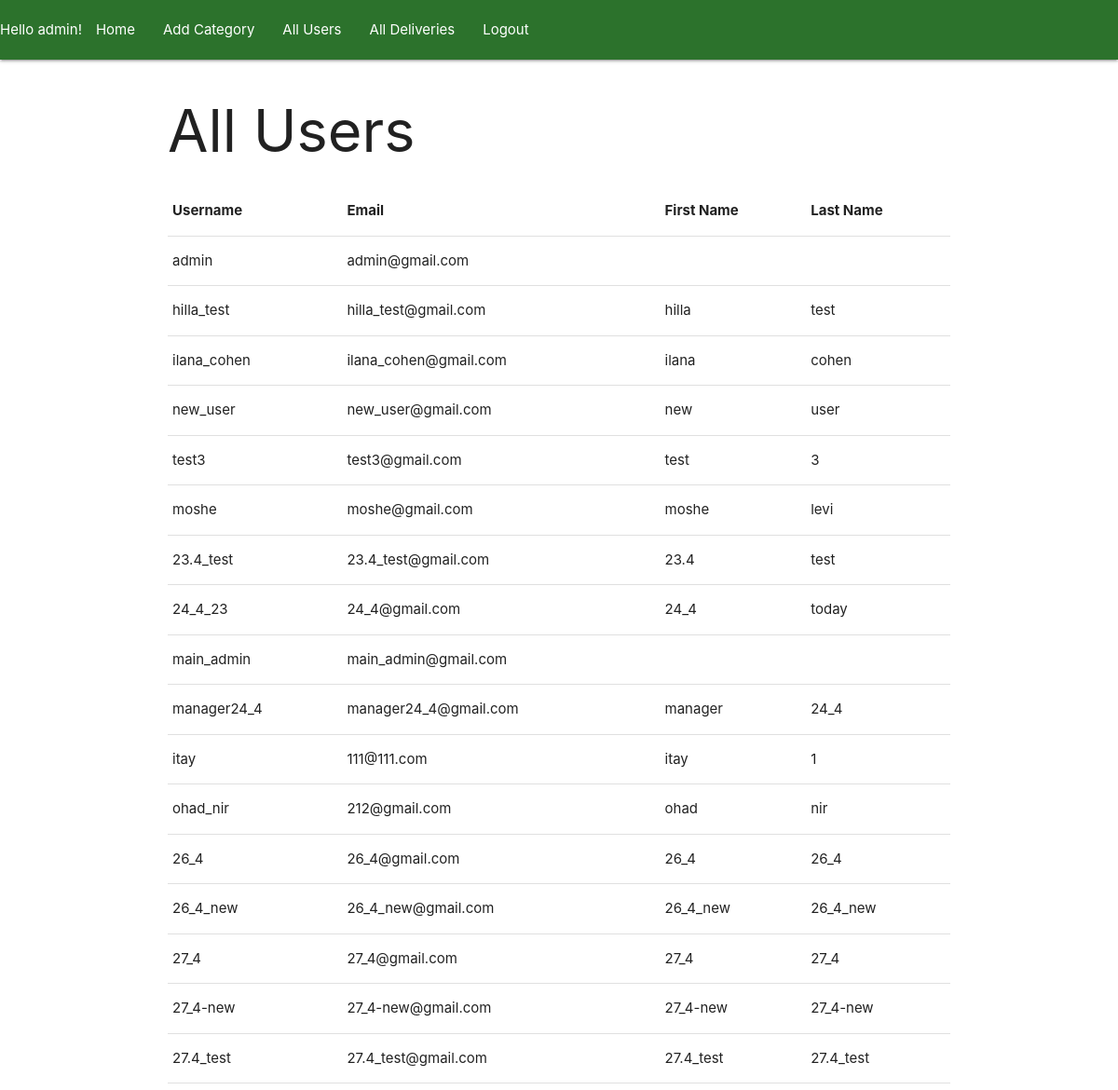
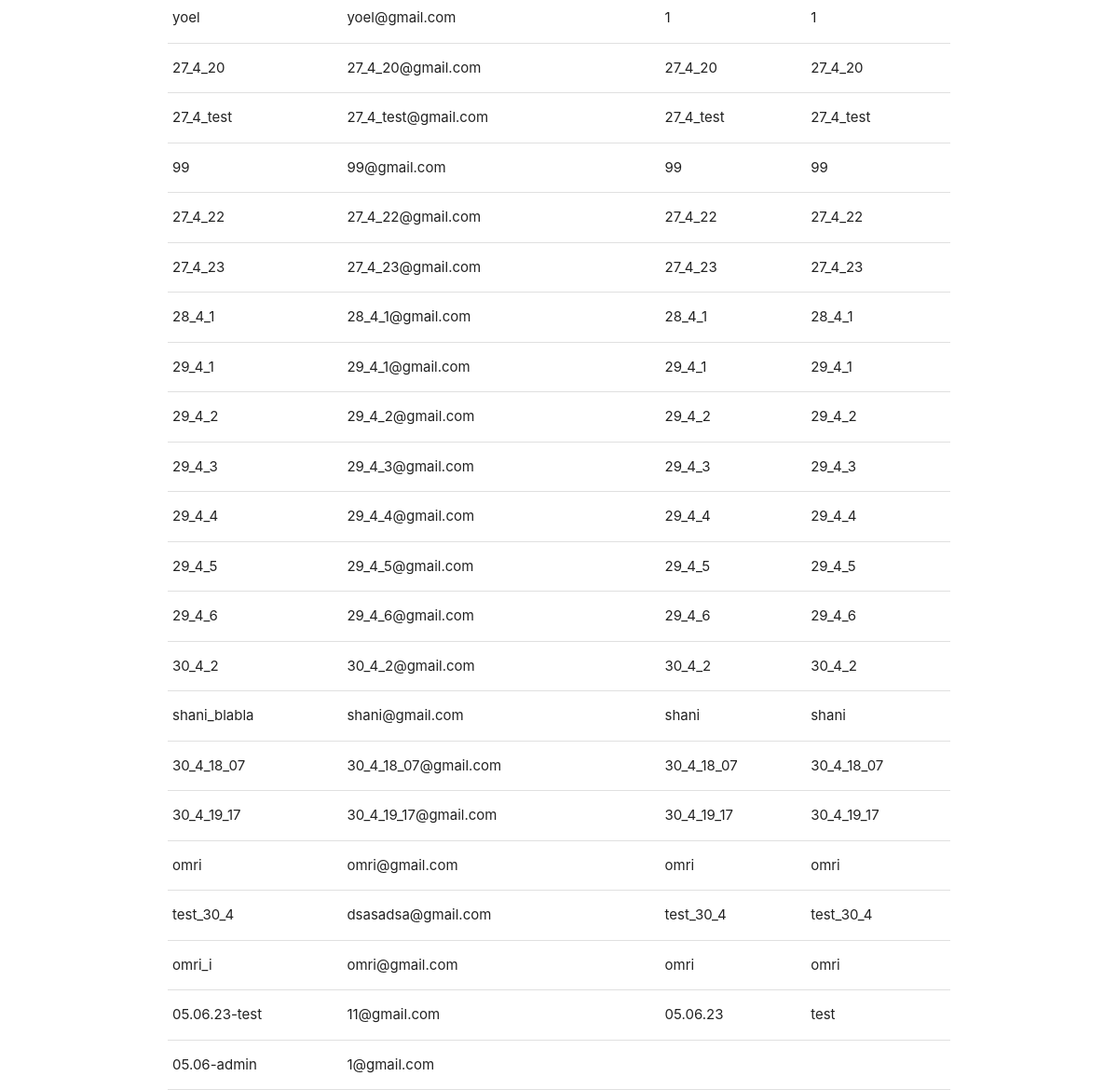
The app's page /all_users/ (signed in) with its own data (2 pictures, top to bottom).
### orders/models.py (models this page shows)
class User(AbstractUser):
    def __str__(self):
        return self.username

### manager/views.py (the view)
# urls.py: path('all_users/',views.all_users,name="all_users"),
@staff_member_required(login_url="all_categories")
def all_users(request):
    users = User.objects.all()
    return render(request, 'manager/all_users.html', {"users" : users})

### manager/templates/manager/all_users.html (shortened to what this page needs)
{% extends 'base.html' %}
{% block content %}
<h1>All Users</h1>
<table>
  <tr>
    <th>Username</th>
    <th>Email</th>
    <th>First Name</th>
    <th>Last Name</th>
  </tr>
  {% for user in users %}
  <tr>
    <td>{{ user.username }}</td>
    <td>{{ user.email }}</td>
    <td>{{ user.first_name }}</td>
    <td>{{ user.last_name }}</td>
  </tr>
  {% endfor %}
</table>
{% endblock %}

### templates/base.html (shortened to what this page needs)
{% load static %}
<!DOCTYPE html>
<html lang="en">
<head>
    <link rel="stylesheet" href="{% static 'materialize.css' %}">
</head>
<body>
    {% include 'nav.html' %}
    <div class="container">
        {% block content %}
        {% endblock content %}
    </div>
</body>
</html>

### templates/nav.html
<nav style="background-color: rgb(44, 114, 44);">
    <div class="nav-wrapper">
      <ul>
        {% if user.is_authenticated %}
          <li>Hello {{user.username}}!</a></li>
          <li><a href="{% url 'all_categories'%}">Home</a></li>
          {% if user.is_staff %}
            <li><a href="{% url 'add_category' %}">Add Category</a></li>
            <li><a href="{% url 'all_users' %}">All Users</a></li>
            <li><a href="{% url 'all_deliveries' %}">All Deliveries</a></li>
          {% else %}
          <li><a href="{% url 'update_user' id=user.id %}">Update Your Details</a></li>
          <li><a href="{% url 'show_cart' %}">Your Current Cart</a></li>
          <li><a href="{% url 'order_history' %}">Previous Orders</a></li>
          {% endif %}
          <li><a class="right" href="{% url 'logout_user' %}">Logout</a></li>
        {% else %}
          <li><a href="{% url 'signup_user' %}">Sign Up</a></li>
          <li><a href="{% url 'login_user' %}">Login</a></li>
        {% endif %}
      </ul>
    </div>
  </nav>

### records on screen
User: username "admin", email "admin@gmail.com"
User: username "hilla_test", email "hilla_test@gmail.com", first_name "hilla", last_name "test"
User: username "ilana_cohen", email "ilana_cohen@gmail.com", first_name "ilana", last_name "cohen"
User: username "new_user", email "new_user@gmail.com", first_name "new", last_name "user"
User: username "test3", email "test3@gmail.com", first_name "test", last_name "3"
User: username "moshe", email "moshe@gmail.com", first_name "moshe", last_name "levi"
User: username "23.4_test", email "23.4_test@gmail.com", first_name "23.4", last_name "test"
User: username "24_4_23", email "24_4@gmail.com", first_name "24_4", last_name "today"
User: username "main_admin", email "main_admin@gmail.com"
User: username "manager24_4", email "manager24_4@gmail.com", first_name "manager", last_name "24_4"
User: username "itay", email "111@111.com", first_name "itay", last_name "1"
User: username "ohad_nir", email "212@gmail.com", first_name "ohad", last_name "nir"
User: username "26_4", email "26_4@gmail.com", first_name "26_4", last_name "26_4"
User: username "26_4_new", email "26_4_new@gmail.com", first_name "26_4_new", last_name "26_4_new"
User: username "27_4", email "27_4@gmail.com", first_name "27_4", last_name "27_4"
User: username "27_4-new", email "27_4-new@gmail.com", first_name "27_4-new", last_name "27_4-new"
User: username "27.4_test", email "27.4_test@gmail.com", first_name "27.4_test", last_name "27.4_test"
User: username "yoel", email "yoel@gmail.com", first_name "1", last_name "1"
User: username "27_4_20", email "27_4_20@gmail.com", first_name "27_4_20", last_name "27_4_20"
User: username "27_4_test", email "27_4_test@gmail.com", first_name "27_4_test", last_name "27_4_test"
User: username "99", email "99@gmail.com", first_name "99", last_name "99"
User: username "27_4_22", email "27_4_22@gmail.com", first_name "27_4_22", last_name "27_4_22"
User: username "27_4_23", email "27_4_23@gmail.com", first_name "27_4_23", last_name "27_4_23"
User: username "28_4_1", email "28_4_1@gmail.com", first_name "28_4_1", last_name "28_4_1"
User: username "29_4_1", email "29_4_1@gmail.com", first_name "29_4_1", last_name "29_4_1"
User: username "29_4_2", email "29_4_2@gmail.com", first_name "29_4_2", last_name "29_4_2"
User: username "29_4_3", email "29_4_3@gmail.com", first_name "29_4_3", last_name "29_4_3"
User: username "29_4_4", email "29_4_4@gmail.com", first_name "29_4_4", last_name "29_4_4"
User: username "29_4_5", email "29_4_5@gmail.com", first_name "29_4_5", last_name "29_4_5"
User: username "29_4_6", email "29_4_6@gmail.com", first_name "29_4_6", last_name "29_4_6"
User: username "30_4_2", email "30_4_2@gmail.com", first_name "30_4_2", last_name "30_4_2"
User: username "shani_blabla", email "shani@gmail.com", first_name "shani", last_name "shani"
User: username "30_4_18_07", email "30_4_18_07@gmail.com", first_name "30_4_18_07", last_name "30_4_18_07"
User: username "30_4_19_17", email "30_4_19_17@gmail.com", first_name "30_4_19_17", last_name "30_4_19_17"
User: username "omri", email "omri@gmail.com", first_name "omri", last_name "omri"
User: username "test_30_4", email "dsasadsa@gmail.com", first_name "test_30_4", last_name "test_30_4"
User: username "omri_i", email "omri@gmail.com", first_name "omri", last_name "omri"
User: username "05.06.23-test", email "11@gmail.com", first_name "05.06.23", last_name "test"
User: username "05.06-admin", email "1@gmail.com"
